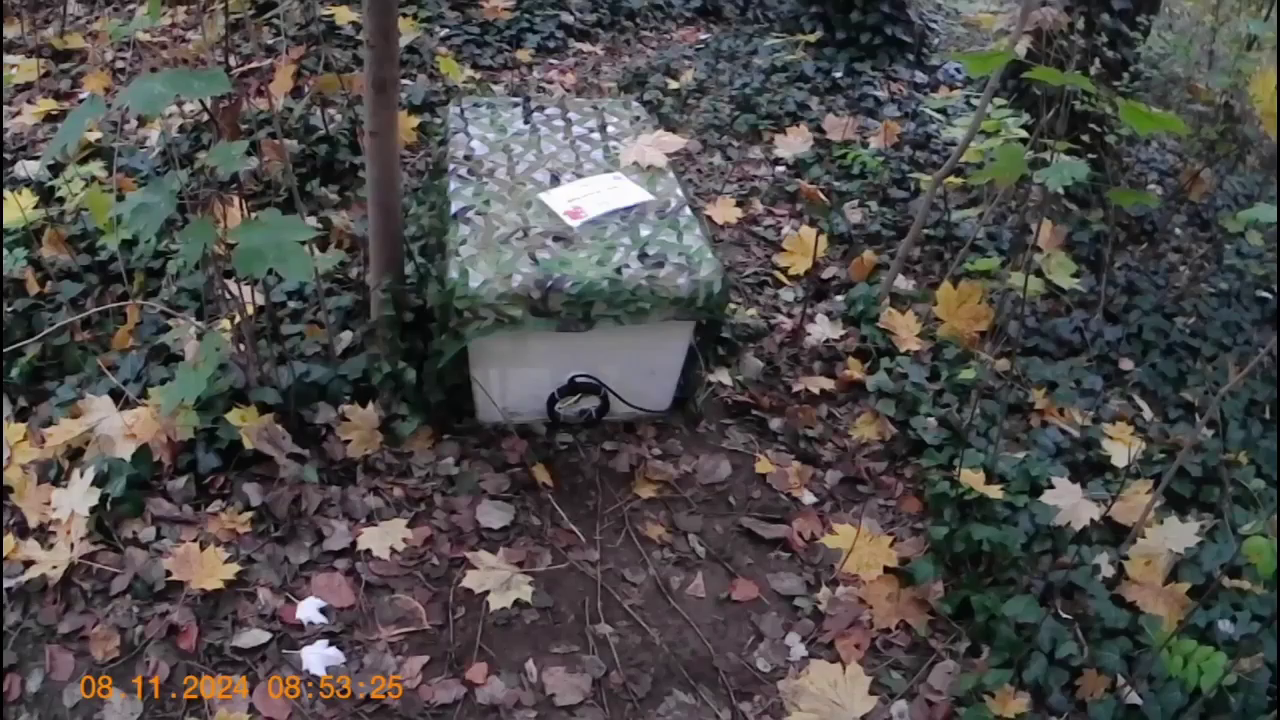
#> input picture frame 30 of sector_analysis/sam_outside.mp4, 1280 x 720 px, given in place of sqr_dattsosib_2.mp4, which was not available
$ python back_subs.py
#> lines starting #> are read from the running program, lines starting #| are printed output that depends on the picture; pictures that were not available may be replaced by others from this repository, and a replacement may not be noted
import sys, time
import cv2 as cv
import numpy as np
import matplotlib.pyplot as plt

METHOD = "mog2"
BIN_THRESH = 25
DISPLAY_WIDTH = 360
DRAW_EVERY_MS = 10
LOG_EVERY_N = 100
PLOT_OUT = "final.png"

cap = cv.VideoCapture("sess_2/videos/sqr_dattsosib_2.mp4")

ok, frame = cap.read()
#> frame is the input picture: shape (720, 1280, 3); mean B, G, R 74.4, 75.7, 78.2
gray_prev = cv.cvtColor(frame, cv.COLOR_BGR2GRAY)
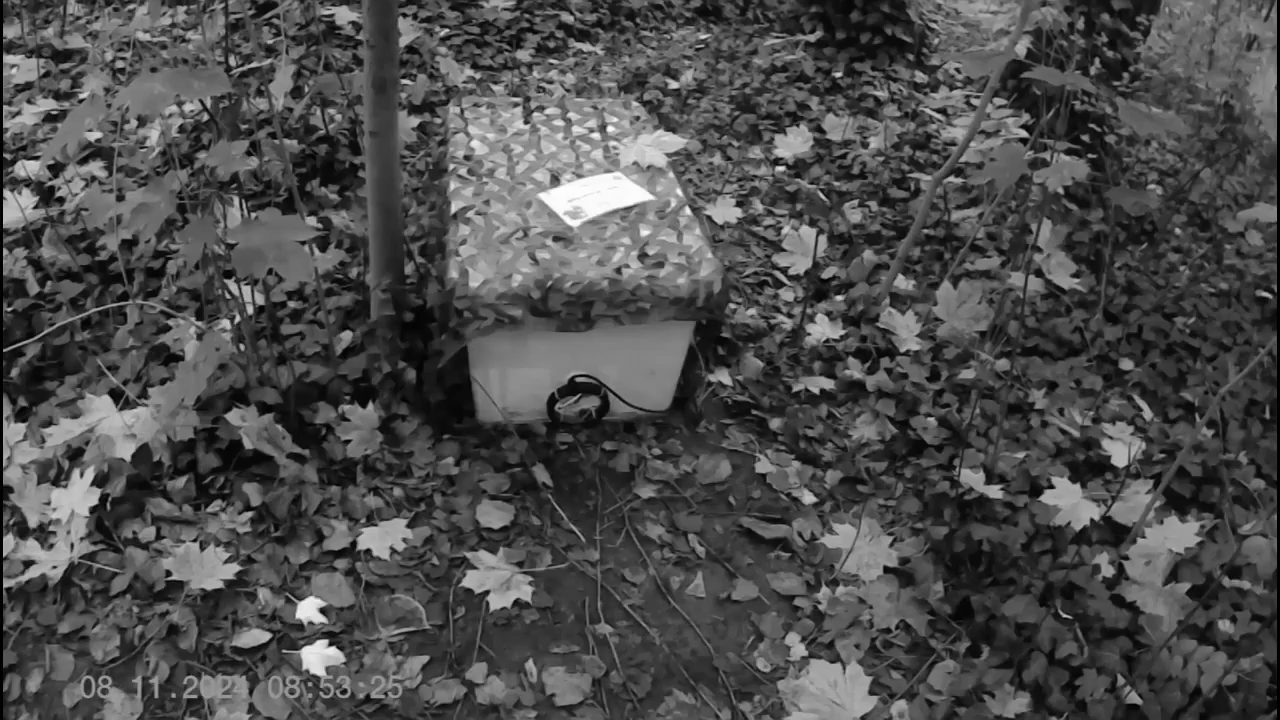
#> gray_prev: shape (720, 1280); min 0, max 255, mean 76.2

if METHOD == "mog2":
    bg = cv.createBackgroundSubtractorMOG2(history=1000, varThreshold=16, detectShadows=True)

plt.ion()
fig, ax = plt.subplots(figsize=(8, 3))
line, = ax.plot([], [], linewidth=1.5)
ax.set_xlabel("Frame")
ax.set_ylabel("Changed pixels [%]")
ax.set_ylim(0, 15)

xdata = []
ydata = []
last_draw = 0.0

log_frames = []
log_values = []

frame_idx = 0
cv.namedWindow("frame", cv.WINDOW_NORMAL)
cv.namedWindow("motion", cv.WINDOW_NORMAL)
cv.resizeWindow("frame", DISPLAY_WIDTH, int(DISPLAY_WIDTH * 9/16))
cv.resizeWindow("motion", DISPLAY_WIDTH, int(DISPLAY_WIDTH * 9/16))

while True:
    ok, frame = cap.read()
    if not ok:
        break
    gray = cv.cvtColor(frame, cv.COLOR_BGR2GRAY)

    if METHOD == "diff":
        diff = cv.absdiff(gray_prev, gray)
        _, mask = cv.threshold(diff, BIN_THRESH, 255, cv.THRESH_BINARY)
        gray_prev = gray
    else:
        fg = bg.apply(gray)
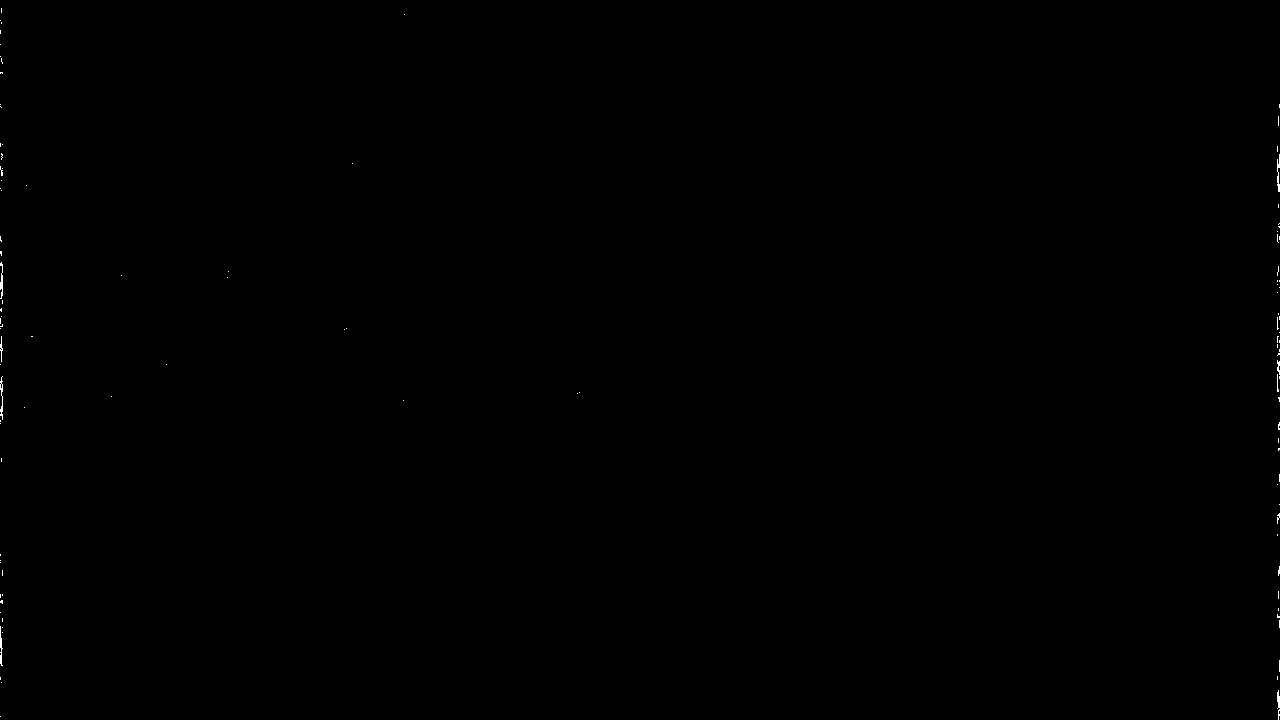
#> fg: shape (720, 1280); values 127 (black) and 255 (white), 0.09% white in thin lines or dots
        mask = np.where(fg == 255, 255, 0).astype(np.uint8)
#> mask: shape (720, 1280); 0.09% white in thin lines or dots

    changed = float(np.count_nonzero(mask)) / mask.size * 100.0
#> changed = 0.0855

    def _small(img):
        h, w = img.shape[:2]
#> h = 720; w = 1280
        scale = DISPLAY_WIDTH / float(w)
#> scale = 0.281
        nh = max(1, int(h * scale))
#> nh = 202
        return cv.resize(img, (DISPLAY_WIDTH, nh), interpolation=cv.INTER_AREA)
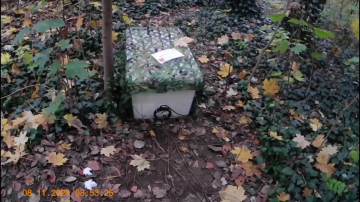
#> returned value: shape (202, 360, 3); mean of channels 0, 1, 2 74.4, 75.7, 78.2; drawn as B, G, R

    cv.imshow("frame", _small(frame))
    cv.imshow("motion", _small(mask))

    frame_idx += 1
    xdata.append(frame_idx)
    ydata.append(changed)

    if frame_idx % LOG_EVERY_N == 0:
        log_frames.append(frame_idx)
        log_values.append(changed)

    now = time.time()
    if (now - last_draw) * 1000 >= DRAW_EVERY_MS:
        line.set_data(xdata, ydata)
        ax.set_xlim(max(0, frame_idx - 600), frame_idx)
        fig.canvas.draw()
        fig.canvas.flush_events()
        last_draw = now

    if cv.waitKey(1) & 0xFF == ord('q'):
#> (key q is pressed here)
        break

cap.release()
cv.destroyAllWindows()

plt.ioff()
fig.savefig(PLOT_OUT, dpi=150)
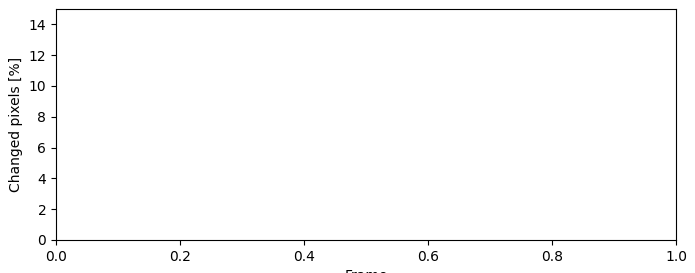
#> figure drawn by matplotlib, 1 panel
print(f"Gespeichert: {PLOT_OUT}")
plt.show()

$ run again, starting later in the video
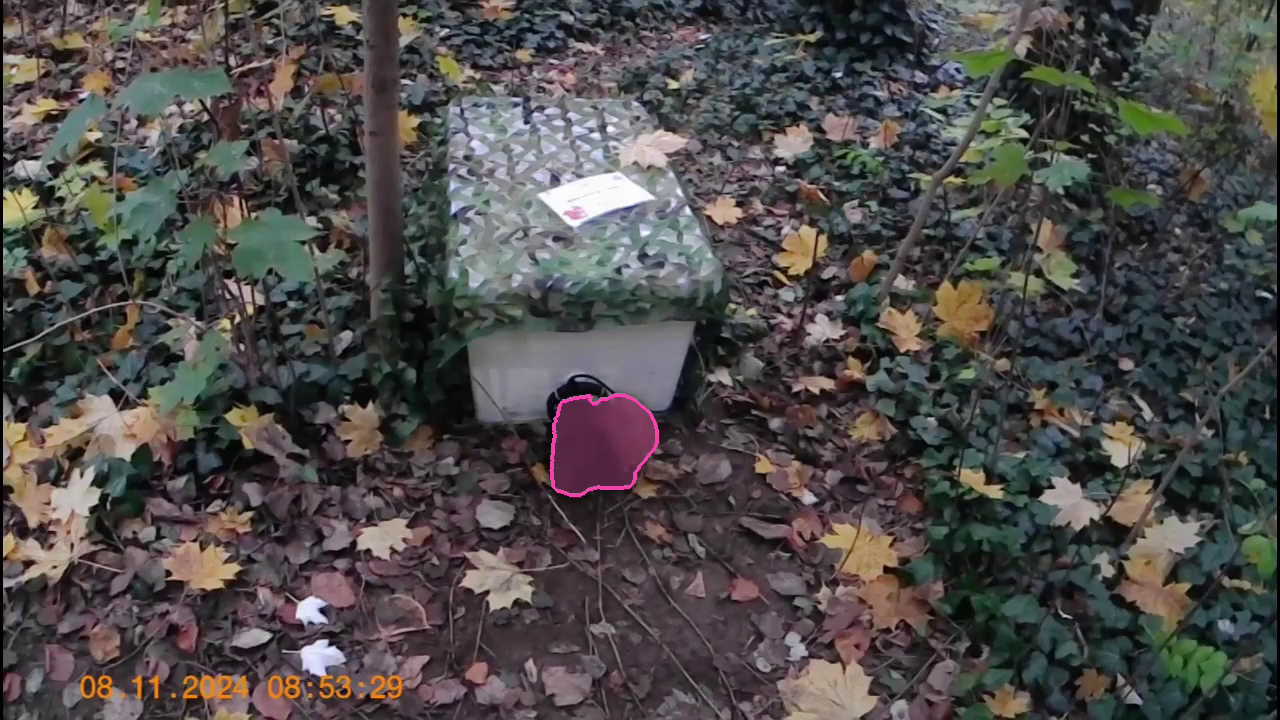
#> input picture frame 135 of sector_analysis/sam_outside.mp4, 1280 x 720 px, given in place of sqr_dattsosib_2.mp4, which was not available
#> frame is the input picture: shape (720, 1280, 3); mean B, G, R 74.6, 75.5, 78.8
#> `gray_prev = cv.cvtColor(frame, cv.COLOR_BGR2GRAY)`:
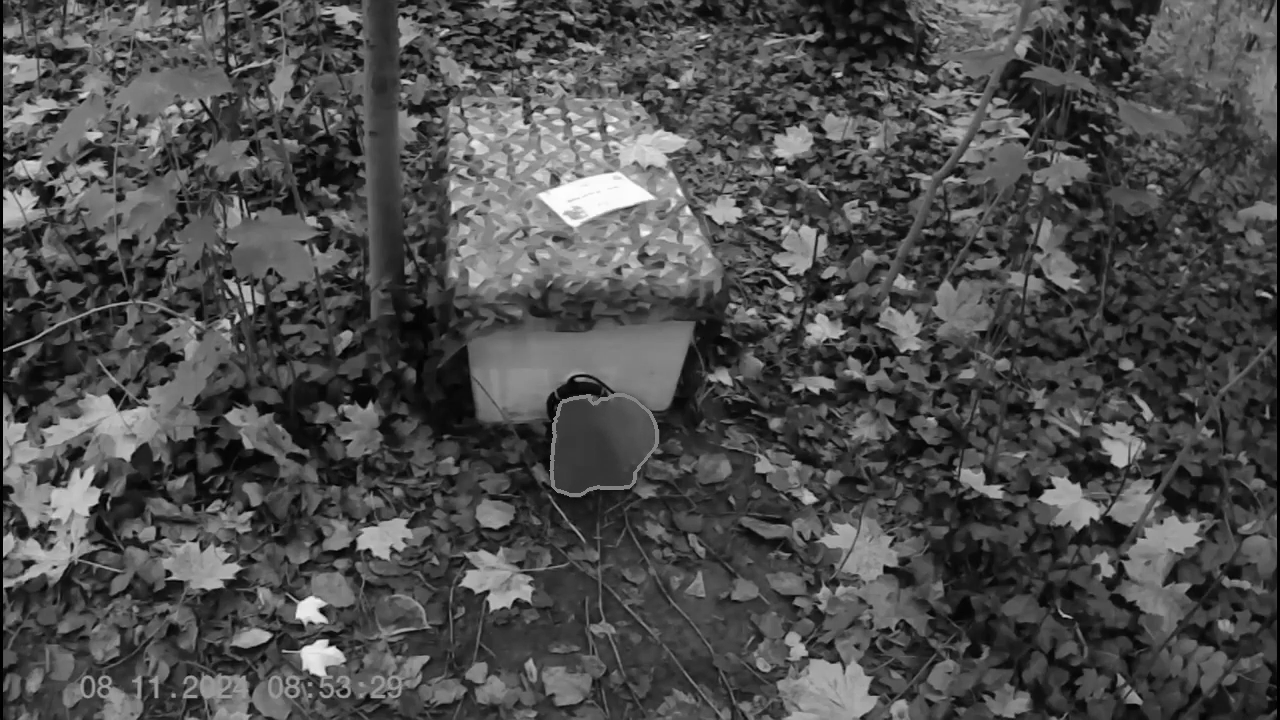
#> gray_prev: shape (720, 1280); min 0, max 255, mean 76.3
#> fg: shape (720, 1280); values 127 (black) and 255 (white), 0.09% white in thin lines or dots
#> mask: shape (720, 1280); 0.09% white in thin lines or dots
#> changed = 0.087
#> in _small, `return cv.resize(img, (DISPLAY_WIDTH, nh), interpolation=cv.INTER_AREA)`:
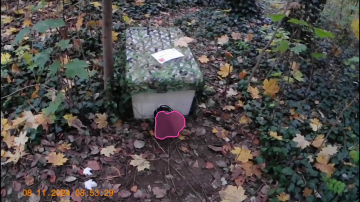
#> returned value: shape (202, 360, 3); mean of channels 0, 1, 2 74.6, 75.5, 78.8; drawn as B, G, R

$ run again, starting later in the video
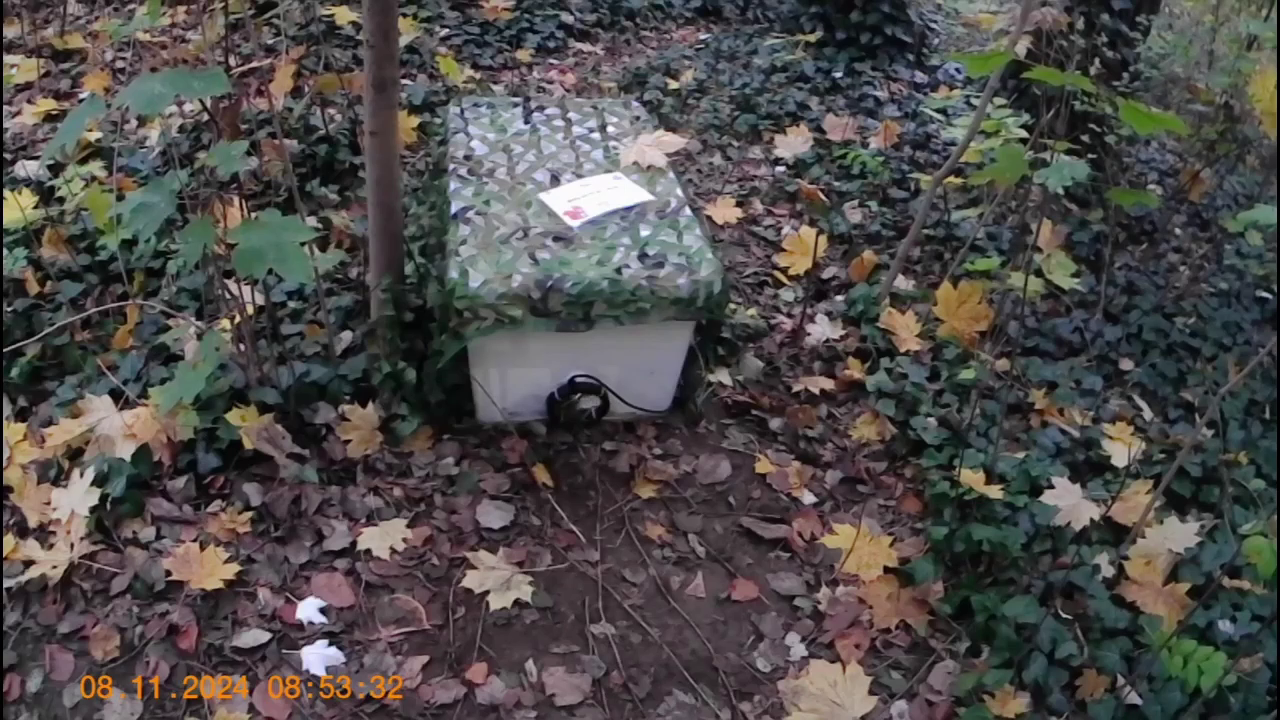
#> input picture frame 240 of sector_analysis/sam_outside.mp4, 1280 x 720 px, given in place of sqr_dattsosib_2.mp4, which was not available
#> frame is the input picture: shape (720, 1280, 3); mean B, G, R 74.5, 75.6, 78.3
#> `fg = bg.apply(gray)`:
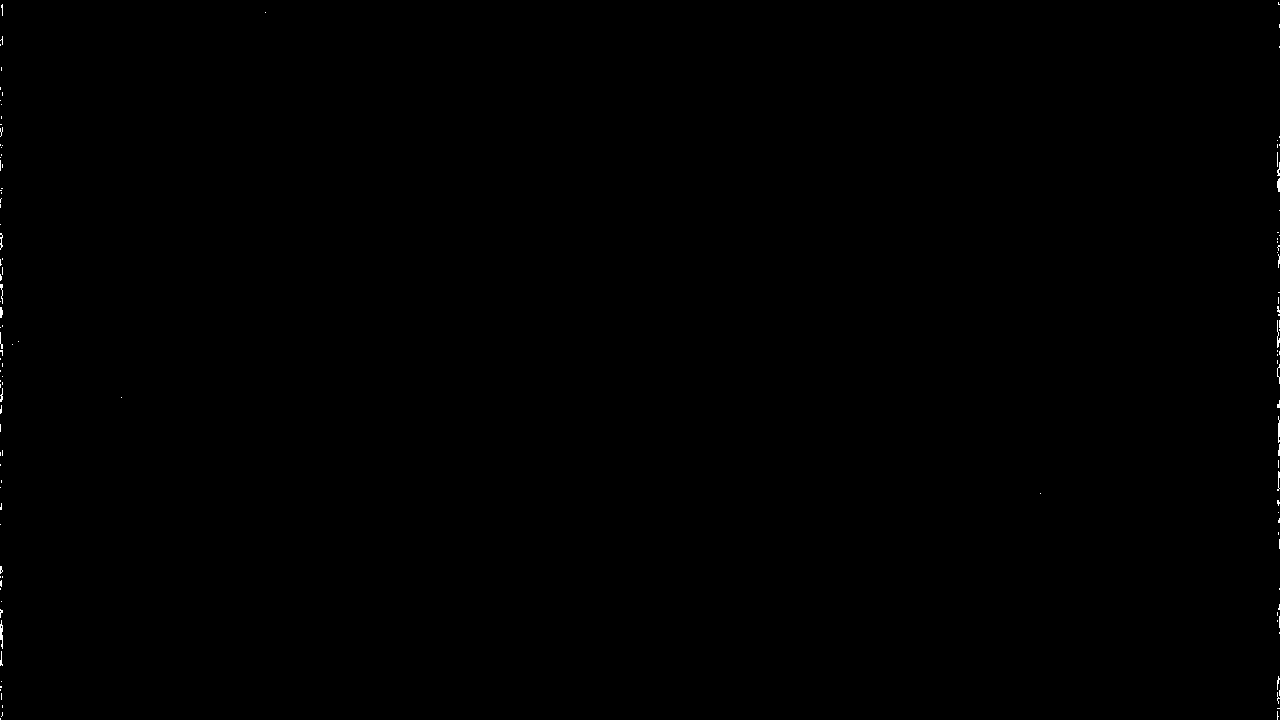
#> fg: shape (720, 1280); values 127 (black) and 255 (white), 0.1% white in thin lines or dots
#> mask: shape (720, 1280); 0.1% white in thin lines or dots
#> changed = 0.104
